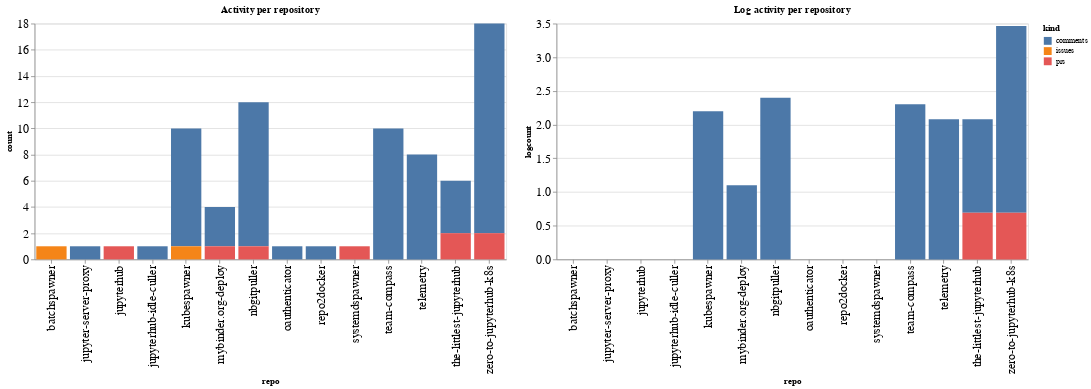

The code cell stored with this chart in its notebook:
### Code cell
ch1 = alt.Chart(repo_summaries, width=600, title="Activity per repository").mark_bar().encode(
    x='repo',
    y='count',
    color='kind',
    tooltip="kind"
)

ch2 = alt.Chart(repo_summaries, width=600, title="Log activity per repository").mark_bar().encode(
    x='repo',
    y='logcount',
    color='kind',
    tooltip="kind"
)

ch1 | ch2

### Figure 1 — Vega-Lite specification as saved in the notebook (floating-point values rounded to 4 significant figures)
{"config": {"axisLeft": {"labelFontSize": 15}, "axisBottom": {"labelFontSize": 15}}, "hconcat": [{"mark": "bar", "encoding": {"color": {"type": "nominal", "field": "kind"}, "tooltip": {"type": "nominal", "field": "kind"}, "x": {"type": "nominal", "field": "repo"}, "y": {"type": "quantitative", "field": "count"}}, "title": "Activity per repository", "width": 600}, {"mark": "bar", "encoding": {"color": {"type": "nominal", "field": "kind"}, "tooltip": {"type": "nominal", "field": "kind"}, "x": {"type": "nominal", "field": "repo"}, "y": {"type": "quantitative", "field": "logcount"}}, "title": "Log activity per repository", "width": 600}], "data": {"name": "data-4623d0b508973b3a2848a4968c007f88"}, "$schema": "https://vega.github.io/schema/vega-lite/v4.8.1.json", "datasets": {"data-4623d0b508973b3a2848a4968c007f88": [{"repo": "batchspawner", "kind": "issues", "count": 1, "logcount": 0.0}, {"repo": "jupyter-server-proxy", "kind": "comments", "count": 1, "logcount": 0.0}, {"repo": "jupyterhub", "kind": "prs", "count": 1, "logcount": 0.0}, {"repo": "jupyterhub-idle-culler", "kind": "comments", "count": 1, "logcount": 0.0}, {"repo": "kubespawner", "kind": "comments", "count": 9, "logcount": 2.197}, {"repo": "kubespawner", "kind": "issues", "count": 1, "logcount": 0.0}, {"repo": "mybinder.org-deploy", "kind": "comments", "count": 3, "logcount": 1.099}, {"repo": "mybinder.org-deploy", "kind": "prs", "count": 1, "logcount": 0.0}, {"repo": "nbgitpuller", "kind": "comments", "count": 11, "logcount": 2.398}, {"repo": "nbgitpuller", "kind": "prs", "count": 1, "logcount": 0.0}, {"repo": "oauthenticator", "kind": "comments", "count": 1, "logcount": 0.0}, {"repo": "repo2docker", "kind": "comments", "count": 1, "logcount": 0.0}, {"repo": "systemdspawner", "kind": "prs", "count": 1, "logcount": 0.0}, {"repo": "team-compass", "kind": "comments", "count": 10, "logcount": 2.303}, {"repo": "telemetry", "kind": "comments", "count": 8, "logcount": 2.079}, {"repo": "the-littlest-jupyterhub", "kind": "comments", "count": 4, "logcount": 1.386}, {"repo": "the-littlest-jupyterhub", "kind": "prs", "count": 2, "logcount": 0.6931}, {"repo": "zero-to-jupyterhub-k8s", "kind": "comments", "count": 16, "logcount": 2.773}, {"repo": "zero-to-jupyterhub-k8s", "kind": "prs", "count": 2, "logcount": 0.6931}]}}
